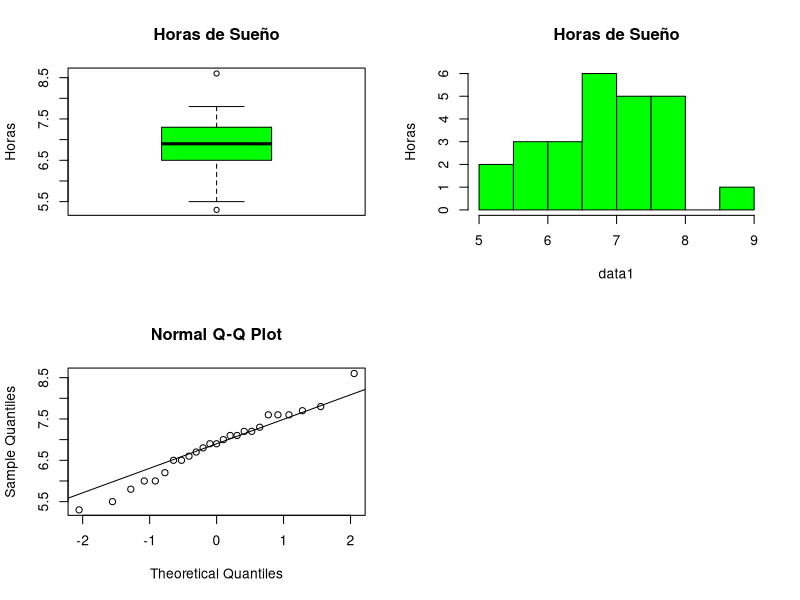

Write the R code that produced this figure.
#Laboratorio 2. Intervalos de Confianza
#Estudiantes:
# José Barrera  15-10123
# Carlos Sivira 15-11377

par(mfrow=c(2,2))

####################################################################
#Pregunta 1

#Almacenamos los datos a analizar
data1 <- c(6.9, 7.6, 6.5, 6.2, 5.3,
           7.8, 7.0, 5.5, 7.6, 6.7,
           7.3, 6.6, 7.1, 6.9, 6.0,
           6.8, 6.5, 7.2, 5.8, 8.6,
           7.6, 7.1, 6.0, 7.2, 7.7)

#Datos para el análisis descriptivo
summary(data1)

sd(data1)

#Graficamos para apoyar nuestro análisis
boxplot(data1, 
        ylab = 'Horas', 
        main='Horas de Sueño', 
        col = 'green')

hist(data1, 
        ylab = 'Horas', 
        main='Horas de Sueño', 
        col = 'green')

qqnorm(data1)
qqline(data1)

#Calculamos el intervalo de confianza
#de 78% para la media
t.test(data1, conf.level = 0.78)$conf.int

####################################################################
#Pregunta 2

data2 <- c(15, 16, 14, 15, 17, 18, 19, 15, 13, 12, 11, 13, 11, 9, 10, 10)

dataMatrix <- matrix(data2, nrow=8)
colnames(dataMatrix) <- c("Método I", "Método II")
dataMatrix

####################################################################